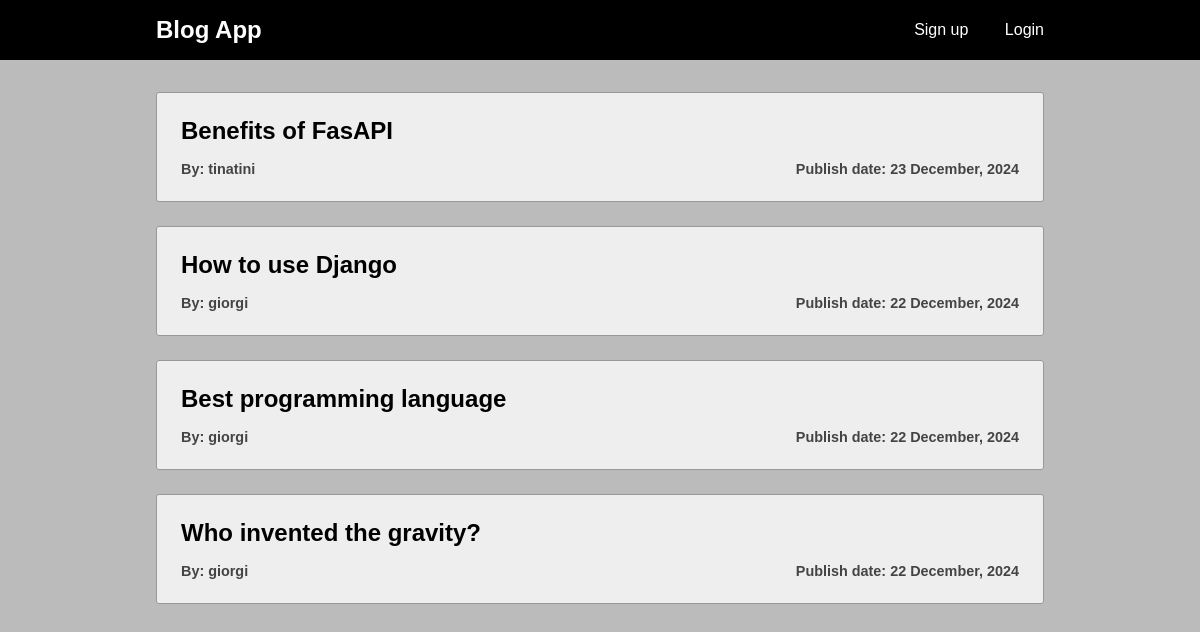
The page / on the database its author committed.
### blog/models.py (models this page shows, shortened)
class BaseModel(models.Model):
    created_at = models.DateTimeField(auto_now_add=True)
    updated_at = models.DateTimeField(auto_now=True)
    class Meta:
        abstract = True

class Post(BaseModel):
    title = models.CharField(max_length=100, null=False)
    body = models.TextField(null=False)
    slug = models.SlugField(max_length=100, unique=True, db_index=True)
    author = models.ForeignKey(User, on_delete=models.CASCADE)

### blog/views.py (the view)
# urls.py: path("", views.PostList.as_view(), name="post-list"),
class PostList(generic.ListView):
    template_name = "blog/post_list.html"
    context_object_name = "posts"
    def get_queryset(self):
        return Post.objects.all().order_by("-created_at")

### blog/templates/blog/post_list.html (shortened to what this page needs)
{% extends 'index.html' %}
{% block content %}
    {% if posts %}
        {% for post in posts %}
            <article class="post">
                <h2 class="post__title">
                    <a href="{% url 'blog:post-detail' post.slug %}">
                        {{ post.title }}
                    </a>
                </h2>
                <div class="flex-row">
                    <p class="post__author">
                        By: {{ post.author }}
                    </p>
                    <p class="post__date">
                        Publish date: {{ post.created_at|date:'d F, Y' }}
                    </p>
                </div>
            </article>
        {% endfor %}
    {% else %}
        <p>No posts yet...</p>
    {% endif %}
{% endblock %}

### templates/index.html (shortened to what this page needs)
{% load static %}
<!DOCTYPE html>
<html lang="en">
<head>
    <link rel="stylesheet" href="{% static 'css/styles.css' %}">
</head>
<body>
    <header class="header">
        <nav class="nav  wrapper">
            <h1>
                <a href="{% url 'blog:post-list' %}">Blog App</a>
            </h1>
            {% if user.is_authenticated %}
            <div class="nav-right logout">
                <a href="{% url 'blog:post-create' %}">New Post</a>
                <form method="post" action="{% url 'users:logout' %}">
                    {% csrf_token %}
                    <button>
                        Logout
                    </button>
                </form>
            </div>
            {% else %}
                <div class="nav-right">
                    <a href="{% url 'users:register' %}">Sign up</a>
                    <a href="{% url 'users:login' %}">Login</a>
                </div>
            {% endif %}
        </nav>
    </header>
    <main class="main wrapper">
        {% block content %}
        {% endblock %}
    </main>
</body>
</html>

### static/css/styles.css (style rules this page uses)
*, *::before, *::after { box-sizing: border-box; margin: 0; font-family: Arial, Helvetica, sans-serif; }
:root { --color-red-dark: #b00000; --color-red-light: #ffafaf; --color-accent: #9346ff; --color-gray-light: #eee; --color-gray-medium: #bbb; --color-gray-semidark: #999; --color-gray-dark: #444; }
body { background-color: var(--color-gray-medium); }
a { color: inherit; text-decoration: none; }
.wrapper { max-width: 920px; margin-inline: auto; padding-inline: 1rem; }

### rows shown on the page
Post: title "Benefits of FasAPI", author "tinatini", created_at "23 December, 2024"
Post: title "How to use Django", author "giorgi", created_at "22 December, 2024"
Post: title "Best programming language", author "giorgi", created_at "22 December, 2024"
Post: title "Who invented the gravity?", author "giorgi", created_at "22 December, 2024"
